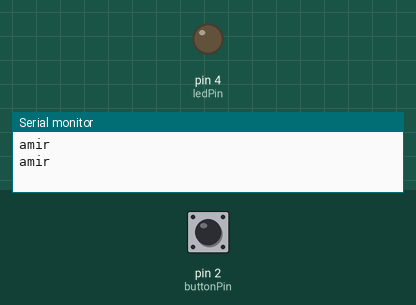
Recording of a sketch running on a simulated Arduino Uno, built with avr-gcc and run on an emulated ATmega328P. Parts: output pins drawn as LEDs (lit = HIGH), the last lines printed to the serial monitor. The inputs (shaded band) are chosen by the test bench; at power-on: pin 2 (buttonPin) HIGH.

Above: at 1.2 s.
1.3 s: pin 2 (buttonPin) pulled LOW for 0.15 s
At 1.8 s:
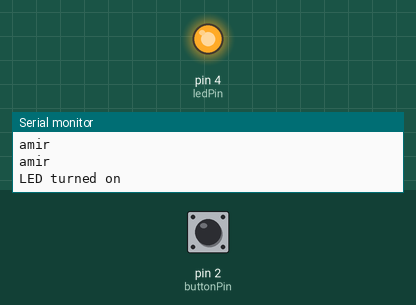
Timing chart, 0 to 8.0 s (numbered marks = the images above; inputs shaded):
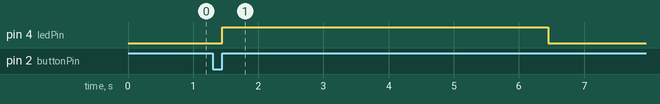

Measured:
- after the input at 1.3 s, pin 4 (ledPin): LOW → HIGH after 0.15 s, → LOW 5.0 s later

The sketch:

LED_control_timer.ino
```cpp
const int buttonPin = 2;  // Pin for the button
const int ledPin = 4;     // Pin for the LED
#include <MsTimer2.h>

void setup() {
  pinMode(buttonPin, INPUT_PULLUP); // Set button pin as input with internal pull-up resistor
  pinMode(ledPin, OUTPUT);           // Set LED pin as output
  Serial.begin(9600);
  // Attach interrupt to button pin, triggering on RISING
  attachInterrupt(digitalPinToInterrupt(buttonPin), turnOn, RISING);
  MsTimer2::set(5000, turnOff); // 5000ms period

}


void turnOn()
{
  MsTimer2::start();
  Serial.println("LED turned on");
  digitalWrite(ledPin, true); // Write the new state to the LED

}

void turnOff()
{
  Serial.println("LED turned off");
  digitalWrite(ledPin, false); // Write the new state to the LED
  MsTimer2::stop();
}


void loop()
{ Serial.println("amir");
delay(1000);
}
```
